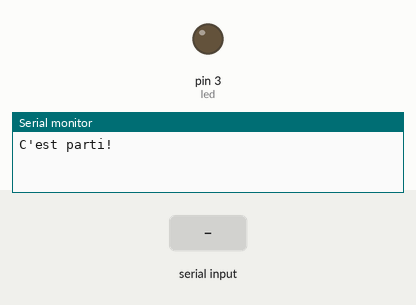
Bench run of a sketch on a simulated Arduino Uno, built with avr-gcc and run on an emulated ATmega328P. Shown: output pins drawn as LEDs (lit = HIGH), the last lines printed to the serial monitor. The test bench sets the inputs (shaded band).

Above: at 1.2 s.
1.3 s: "1" received over Serial
At 1.7 s:
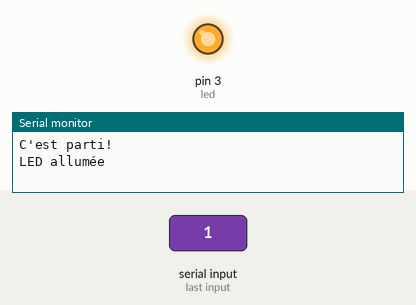
2.8 s: "0" received over Serial
At 4.0 s:
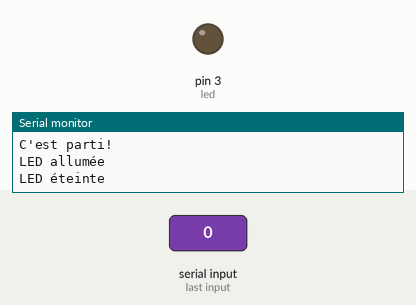
Timing chart, 0 to 5.8 s (numbered marks = the images above; inputs shaded):
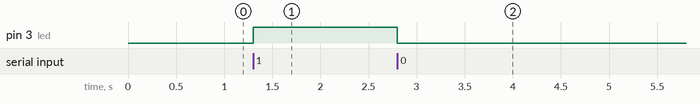

The sketch:

Test_Nb3.ino
```cpp
int led =3;
int data;

void setup() {
  Serial.begin(9600);
  pinMode(led,OUTPUT);
  Serial.println("C'est parti!");
}

void loop() {
  data=Serial.read();

  if (data=='1')
  {
     digitalWrite(led, 1);
     Serial.println("LED allumée");
  }

  if (data=='0')
  {
    digitalWrite(led, 0);
    Serial.println("LED éteinte");
  }
}
```

Measured:
- after the input at 1.3 s, pin 3 (led): LOW → HIGH at once
- after the input at 2.8 s, pin 3 (led): HIGH → LOW at once
